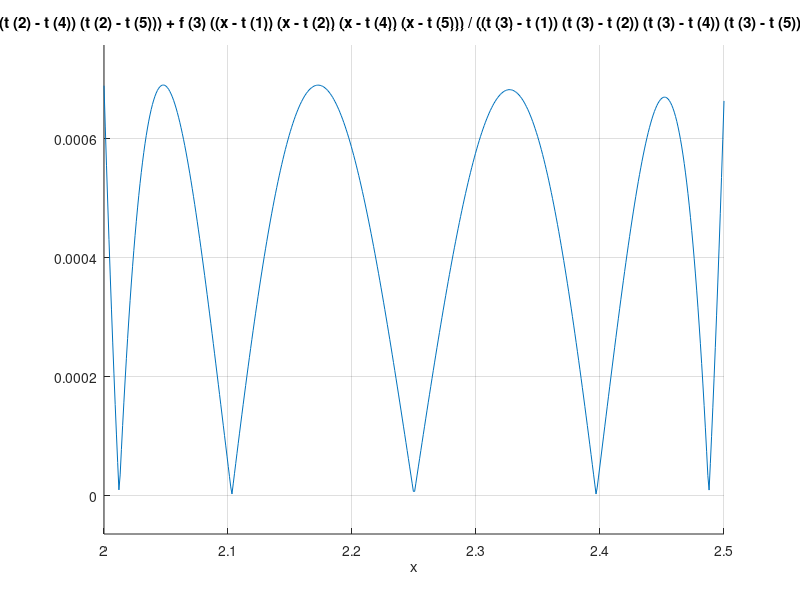

Write the MATLAB code that produced this figure.
##t = [2.25];
##t = [2.073223304703363, 2.426776695296637];
##t = [2.03349364905389, 2.25, 2.46650635094611];
##t = [2.0190301168721785, 2.1543291419087276, 2.3456708580912724, 2.4809698831278215];
t = [2.0122358709262116, 2.1030536869268817, 2.25, 2.3969463130731183, 2.4877641290737884];
##t = [2.008518543427733, 2.073223304703363, 2.1852952387243696, 2.31470476127563, 2.426776695296637, 2.491481456572267];
##t = [2.006268021954544, 2.0545421293829924, 2.1415290652206105, 2.25, 2.3584709347793895, 2.4454578706170076, 2.493731978045456];
##t = [2.0048036798991924, 2.0421325969243638, 2.1111074417450997, 2.201227419495968, 2.298772580504032, 2.3888925582549008, 2.4578674030756362, 2.4951963201008076];
##t = [2.003798061746948, 2.03349364905389, 2.089303097578365, 2.1644949641685827, 2.25, 2.3355050358314173, 2.410696902421635, 2.46650635094611, 2.496201938253052];
f = sinh(t) .* cos(3 .* t);

f_lagrange = @(x) ...
             f(1) .* ((x - t(2)) .* (x - t(3)) .* (x - t(4)) .* (x - t(5))) ./ ((t(1) - t(2)) .* (t(1) - t(3)) .* (t(1) - t(4)) .* (t(1) - t(5))) + ...
             f(2) .* ((x - t(1)) .* (x - t(3)) .* (x - t(4)) .* (x - t(5))) ./ ((t(2) - t(1)) .* (t(2) - t(3)) .* (t(2) - t(4)) .* (t(2) - t(5))) + ...
             f(3) .* ((x - t(1)) .* (x - t(2)) .* (x - t(4)) .* (x - t(5))) ./ ((t(3) - t(1)) .* (t(3) - t(2)) .* (t(3) - t(4)) .* (t(3) - t(5))) + ...
             f(4) .* ((x - t(1)) .* (x - t(2)) .* (x - t(3)) .* (x - t(5))) ./ ((t(4) - t(1)) .* (t(4) - t(2)) .* (t(4) - t(3)) .* (t(4) - t(5))) + ...
             f(5) .* ((x - t(1)) .* (x - t(2)) .* (x - t(3)) .* (x - t(4))) ./ ((t(5) - t(1)) .* (t(5) - t(2)) .* (t(5) - t(3)) .* (t(5) - t(4)));

difference = @(x) abs( ...
             sinh(x) .* cos(3 .* x) - ( ...
             f(1) .* ((x - t(2)) .* (x - t(3)) .* (x - t(4)) .* (x - t(5))) ./ ((t(1) - t(2)) .* (t(1) - t(3)) .* (t(1) - t(4)) .* (t(1) - t(5))) + ...
             f(2) .* ((x - t(1)) .* (x - t(3)) .* (x - t(4)) .* (x - t(5))) ./ ((t(2) - t(1)) .* (t(2) - t(3)) .* (t(2) - t(4)) .* (t(2) - t(5))) + ...
             f(3) .* ((x - t(1)) .* (x - t(2)) .* (x - t(4)) .* (x - t(5))) ./ ((t(3) - t(1)) .* (t(3) - t(2)) .* (t(3) - t(4)) .* (t(3) - t(5))) + ...
             f(4) .* ((x - t(1)) .* (x - t(2)) .* (x - t(3)) .* (x - t(5))) ./ ((t(4) - t(1)) .* (t(4) - t(2)) .* (t(4) - t(3)) .* (t(4) - t(5))) + ...
             f(5) .* ((x - t(1)) .* (x - t(2)) .* (x - t(3)) .* (x - t(4))) ./ ((t(5) - t(1)) .* (t(5) - t(2)) .* (t(5) - t(3)) .* (t(5) - t(4))) ...
             ));

##figure(1);
##hold on
##grid on
##axis auto
##xlim([2, 2.5])
## 
##ezplot(@(x) sinh(x) .* cos(3 .* x), [2 2.5])
##ezplot(f_lagrange, [2 2.5])

figure(1);
hold on
grid on
axis auto
xlim([2, 2.5])
 
ezplot(difference, [2 2.5])

